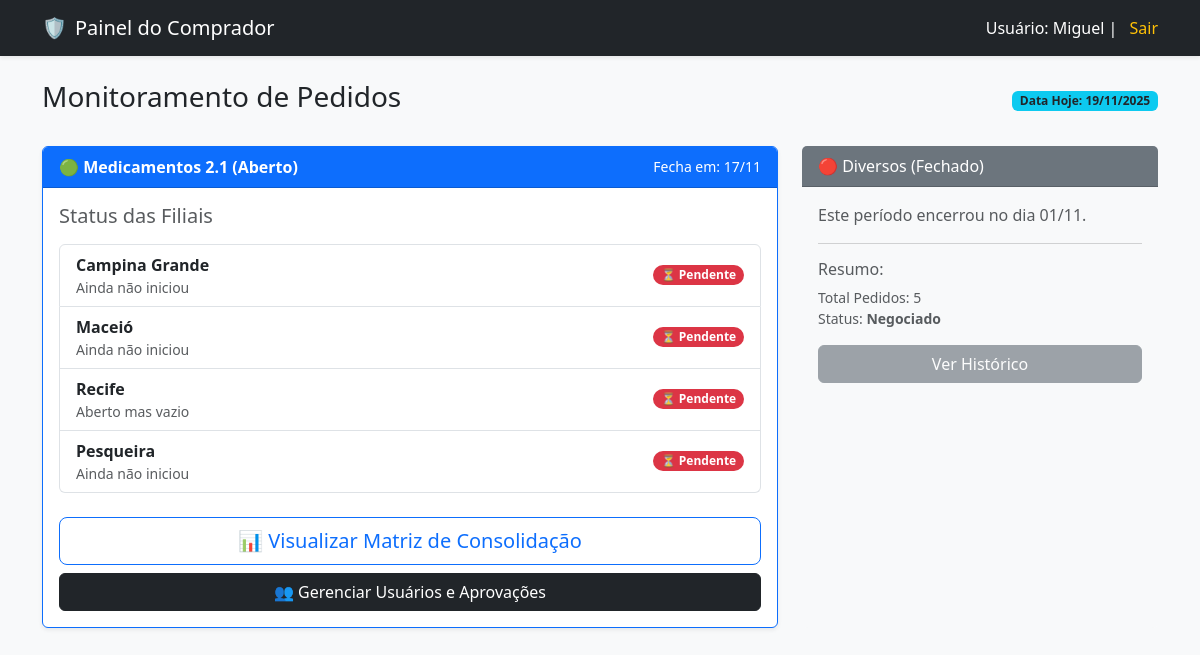
The page /dashboard/admin (signed in) on the database its author committed.
### app.py (models this page shows)
class Loja(db.Model):
    id = db.Column(db.Integer, primary_key=True)
    nome = db.Column(db.String(100), nullable=False)

### app.py (the view)
@app.route('/dashboard/admin')
def dashboard_admin():
    if 'usuario_id' not in session: return redirect(url_for('login'))
    todas_lojas = Loja.query.all()
    lista_status = []
    for loja in todas_lojas:
        pedido = Pedido.query.filter_by(loja_id=loja.id).order_by(Pedido.id.desc()).first()
        info = { 'nome': loja.nome, 'cor': 'danger', 'texto': '⏳ Pendente', 'detalhe': 'Ainda não iniciou' }
        if pedido:
            if pedido.status == 'Enviado':
                info['cor'] = 'success'
                info['texto'] = '✅ Finalizado'
                if pedido.data_alteracao:
                    info['detalhe'] = f"Enviado em {pedido.data_alteracao.strftime('%d/%m às %H:%M')}"
            elif pedido.status == 'Aberto':
                qtd_itens = ItemPedido.query.filter_by(pedido_id=pedido.id).count()
                if qtd_itens > 0:
                    info['cor'] = 'warning text-dark'
                    info['texto'] = '✏️ Em andamento'
                    if pedido.data_alteracao:
                        info['detalhe'] = f"Editando... (últ: {pedido.data_alteracao.strftime('%d/%m %H:%M')})"
                else:
                    info['detalhe'] = 'Aberto mas vazio'
        lista_status.append(info)
    return render_template('dashboard_admin.html',
                           nome=session['nome'],
                           status_lojas=lista_status,
                           data_hoje=datetime.now().strftime('%d/%m/%Y'))

### templates/dashboard_admin.html (shortened to what this page needs)
<!DOCTYPE html>
<html lang="pt-br">
<head>
    <link href="https://cdn.jsdelivr.net/npm/bootstrap@5.3.0/dist/css/bootstrap.min.css" rel="stylesheet">
</head>
<body class="bg-light">
    <nav class="navbar navbar-dark bg-dark shadow-sm mb-4">
        <div class="container">
            <a class="navbar-brand d-flex align-items-center" href="#">
                <span class="me-2">🛡️</span>
                Painel do Comprador
            </a>
            <span class="navbar-text text-white">
                Usuário: {{ nome }} | <a href="/logout" class="text-warning text-decoration-none ms-2">Sair</a>
            </span>
        </div>
    </nav>
    <div class="container">
        <div class="d-flex justify-content-between align-items-center mb-4">
            <h3>Monitoramento de Pedidos</h3>
            <span class="badge bg-info text-dark">Data Hoje: {{ data_hoje }}</span>
        </div>
        <div class="row">
            <div class="col-md-8 mb-4">
                <div class="card border-primary shadow-sm h-100">
                    <div class="card-header bg-primary text-white d-flex justify-content-between align-items-center">
                        <span class="fw-bold">🟢 Medicamentos 2.1 (Aberto)</span>
                        <small>Fecha em: 17/11</small>
                    </div>
                    <div class="card-body">
                        <h5 class="card-title text-muted mb-3">Status das Filiais</h5>
                        {% if status_lojas %}
                        <ul class="list-group mb-4">
                            {% for loja in status_lojas %}
                            <li class="list-group-item d-flex justify-content-between align-items-center">
                                <div>
                                    <strong>{{ loja.nome }}</strong>
                                    <div class="small text-muted">{{ loja.detalhe }}</div>
                                </div>
                                <span class="badge bg-{{ loja.cor }} rounded-pill">{{ loja.texto }}</span>
                            </li>
                            {% endfor %}
                        </ul>
                        {% else %}
                            <p class="text-muted">Nenhuma loja cadastrada.</p>
                        {% endif %}
                        <div class="d-grid gap-2">
                            <a href="{{ url_for('consolidacao_pedidos') }}" class="btn btn-outline-primary btn-lg">
                                📊 Visualizar Matriz de Consolidação
                            </a>
                            <a href="{{ url_for('admin_usuarios') }}" class="btn btn-dark">
                                👥 Gerenciar Usuários e Aprovações
                            </a>
                        </div>
                    </div>
                </div>
            </div>
            <div class="col-md-4 mb-4">
                <div class="card bg-light border-0 h-100">
                    <div class="card-header bg-secondary text-white">
                        🔴 Diversos (Fechado)
                    </div>
                    <div class="card-body text-muted">
                        <p>Este período encerrou no dia 01/11.</p>
                        <hr>
                        <h6>Resumo:</h6>
                        <ul class="list-unstyled small">
                            <li>Total Pedidos: 5</li>
                            <li>Status: <strong>Negociado</strong></li>
                        </ul>
                        <button class="btn btn-secondary w-100" disabled>Ver Histórico</button>
                    </div>
                </div>
            </div>
        </div>
    </div>
</body>
</html>

### rows shown on the page
Loja: nome "Campina Grande", detalhe "Ainda não iniciou", texto "⏳ Pendente"
Loja: nome "Maceió", detalhe "Ainda não iniciou", texto "⏳ Pendente"
Loja: nome "Recife", detalhe "Aberto mas vazio", texto "⏳ Pendente"
Loja: nome "Pesqueira", detalhe "Ainda não iniciou", texto "⏳ Pendente"

### other values the page prints
{{ nome }} "Miguel"
